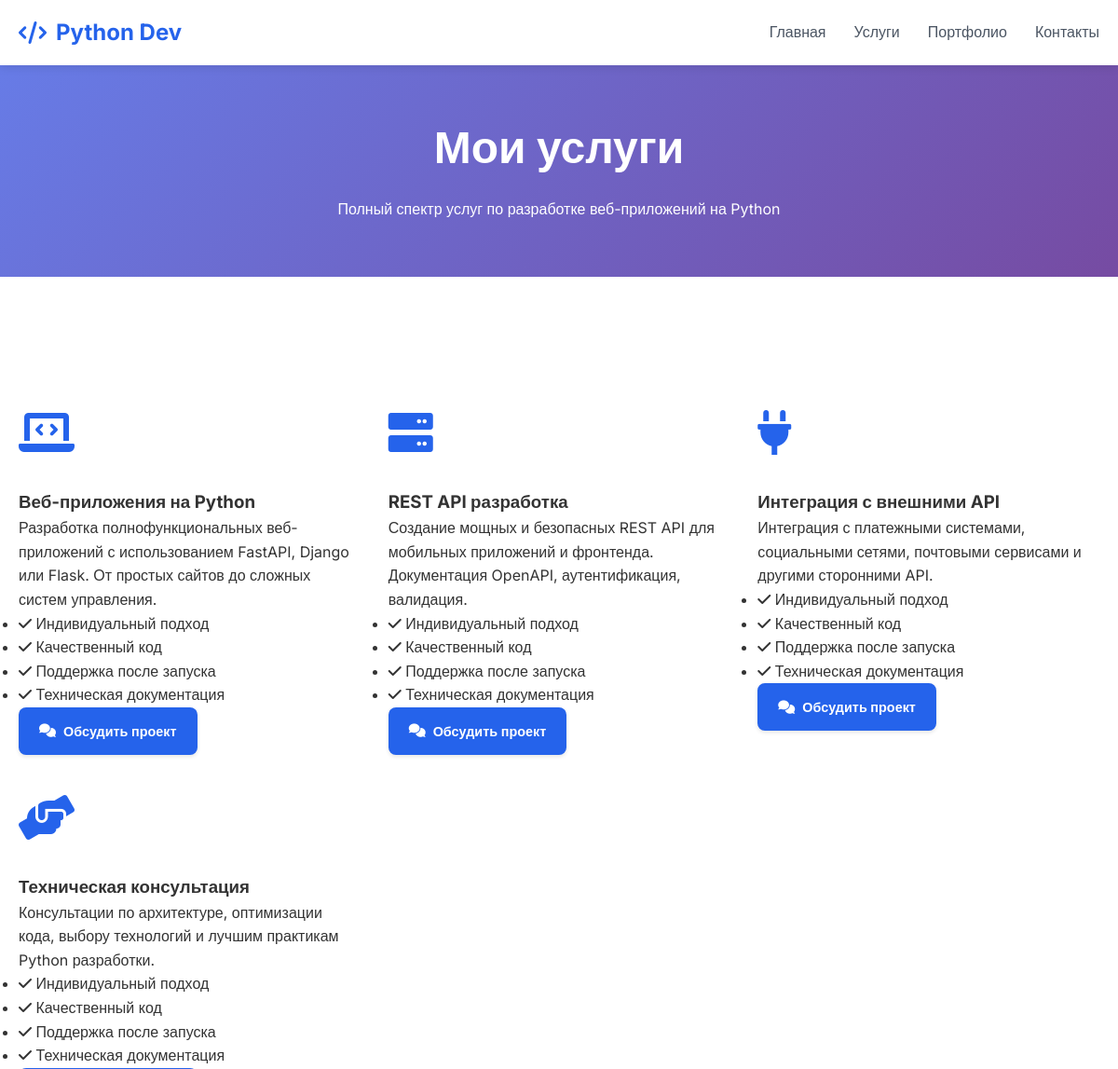
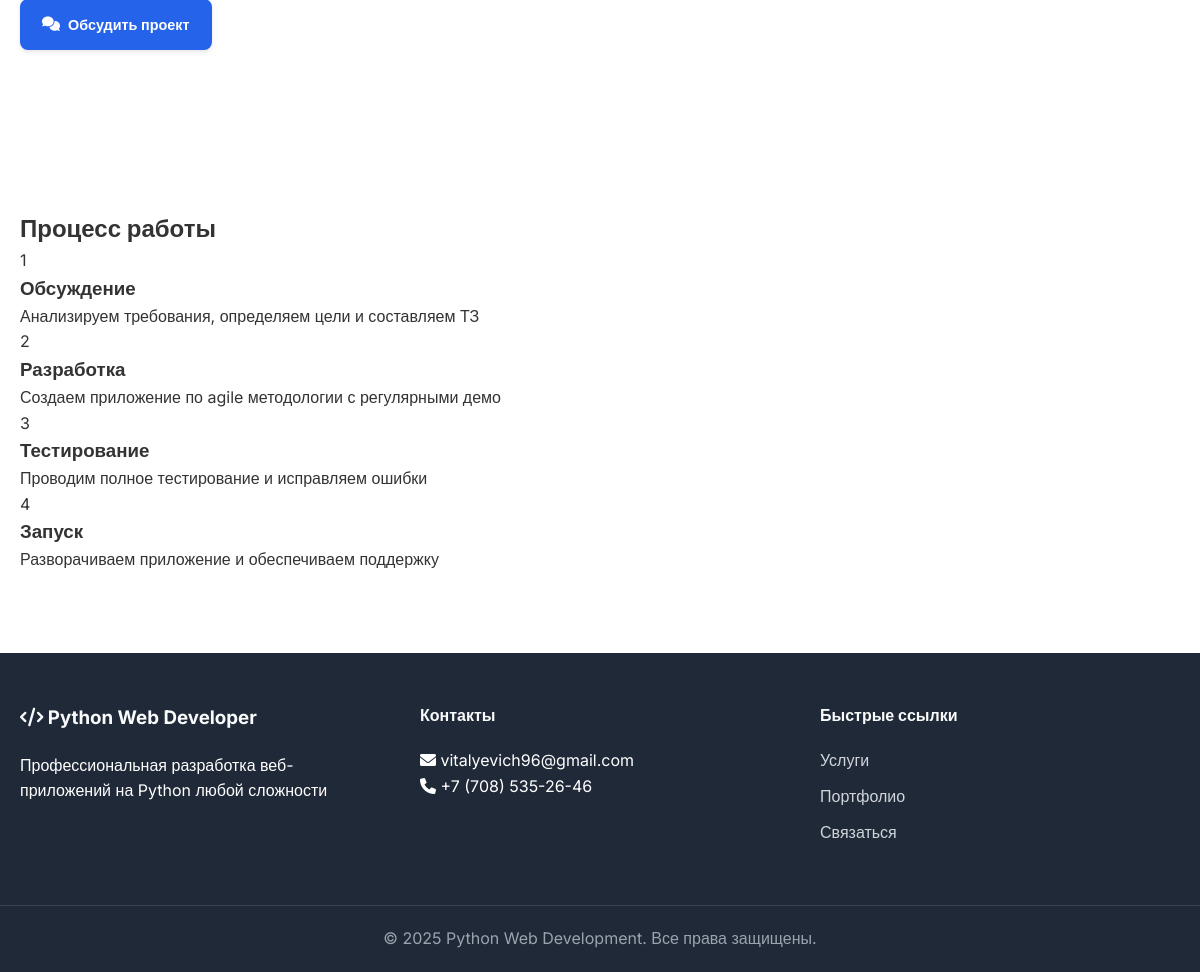
/services, run on the app's committed database (2 pictures, top to bottom).
### models.py (models this page shows)
class Service(Base):
    __tablename__ = "services"
    id = Column(Integer, primary_key=True, index=True)
    title = Column(String(100), nullable=False)
    description = Column(Text, nullable=False)
    icon = Column(String(50), default="fas fa-code")
    price_range = Column(String(100))
    featured = Column(Boolean, default=False)

### main.py (the view)
@app.get("/services", response_class=HTMLResponse)
async def services(request: Request, db: Session = Depends(database.get_db)):
    services_list = db.query(models.Service).all()
    return templates.TemplateResponse("services.html", {
        "request": request,
        "services": services_list
    })

### templates/services.html (shortened to what this page needs)
{% extends "base.html" %}
{% block content %}
<section class="page-header">
    <div class="container">
        <h1>Мои услуги</h1>
        <p>Полный спектр услуг по разработке веб-приложений на Python</p>
    </div>
</section>
<section class="services-list">
    <div class="container">
        <div class="services-grid">
            {% for service in services %}
            <div class="service-card-large">
                <div class="service-header">
                    <div class="service-icon">
                        <i class="{{ service.icon }}"></i>
                    </div>
                    <h3>{{ service.title }}</h3>
                </div>
                <div class="service-body">
                    <p>{{ service.description }}</p>
                    <ul class="service-features">
                        <li><i class="fas fa-check"></i> Индивидуальный подход</li>
                        <li><i class="fas fa-check"></i> Качественный код</li>
                        <li><i class="fas fa-check"></i> Поддержка после запуска</li>
                        <li><i class="fas fa-check"></i> Техническая документация</li>
                    </ul>
                </div>
                <div class="service-footer">
                    <a href="/contact?service={{ service.title }}" class="btn btn-primary">
                        <i class="fas fa-comments"></i> Обсудить проект
                    </a>
                </div>
            </div>
            {% endfor %}
        </div>
    </div>
</section>
<section class="process">
    <div class="container">
        <h2>Процесс работы</h2>
        <div class="process-steps">
            <div class="process-step">
                <div class="step-number">1</div>
                <h3>Обсуждение</h3>
                <p>Анализируем требования, определяем цели и составляем ТЗ</p>
            </div>
            <div class="process-step">
                <div class="step-number">2</div>
                <h3>Разработка</h3>
                <p>Создаем приложение по agile методологии с регулярными демо</p>
            </div>
            <div class="process-step">
                <div class="step-number">3</div>
                <h3>Тестирование</h3>
                <p>Проводим полное тестирование и исправляем ошибки</p>
            </div>
            <div class="process-step">
                <div class="step-number">4</div>
                <h3>Запуск</h3>
                <p>Разворачиваем приложение и обеспечиваем поддержку</p>
            </div>
        </div>
    </div>
</section>
{% endblock %}

### templates/base.html (shortened to what this page needs)
<!DOCTYPE html>
<html lang="ru">
<head>
    <link href="/static/css/style.css" rel="stylesheet">
    <link href="https://cdnjs.cloudflare.com/ajax/libs/font-awesome/6.0.0/css/all.min.css" rel="stylesheet">
</head>
<body>
    <nav class="navbar">
        <div class="nav-container">
            <a href="/" class="nav-logo">
                <i class="fas fa-code"></i>
                Python Dev
            </a>
            <div class="nav-menu">
                <a href="/" class="nav-link">Главная</a>
                <a href="/services" class="nav-link">Услуги</a>
                <a href="/portfolio" class="nav-link">Портфолио</a>
                <a href="/contact" class="nav-link">Контакты</a>
            </div>
        </div>
    </nav>
    <main>
        {% block content %}{% endblock %}
    </main>
    <footer class="footer">
        <div class="footer-container">
            <div class="footer-section">
                <h3><i class="fas fa-code"></i> Python Web Developer</h3>
                <p>Профессиональная разработка веб-приложений на Python любой сложности</p>
            </div>
            <div class="footer-section">
                <h4>Контакты</h4>
                <p><i class="fas fa-envelope"></i> vitalyevich96@gmail.com</p>
                <p><i class="fas fa-phone"></i> +7 (708) 535-26-46</p>
            </div>
            <div class="footer-section">
                <h4>Быстрые ссылки</h4>
                <a href="/services">Услуги</a>
                <a href="/portfolio">Портфолио</a>
                <a href="/contact">Связаться</a>
            </div>
        </div>
        <div class="footer-bottom">
            <p>&copy; 2025 Python Web Development. Все права защищены.</p>
        </div>
    </footer>
</body>
</html>

### static/css/style.css (style rules this page uses)
* { margin: 0; padding: 0; box-sizing: border-box; }
body { font-family: 'Inter', sans-serif; line-height: 1.6; color: #333; background-color: #fff; }
.container { max-width: 1200px; margin: 0 auto; padding: 0 20px; }
.navbar { background: #fff; box-shadow: 0 2px 10px rgba(0,0,0,0.1); position: fixed; width: 100%; top: 0; z-index: 1000; }
.nav-container { max-width: 1200px; margin: 0 auto; padding: 0 20px; display: flex; justify-content: space-between; align-items: center; height: 70px; }
.nav-logo { font-size: 1.5rem; font-weight: 700; color: #2563eb; text-decoration: none; display: flex; align-items: center; gap: 10px; }
.nav-menu { display: flex; gap: 30px; }
.nav-link { text-decoration: none; color: #4b5563; font-weight: 500; transition: color 0.3s; }
.btn { display: inline-flex; align-items: center; gap: 8px; padding: 12px 20px; border: none; border-radius: 8px; text-decoration: none; font-weight: 600; font-size: 0.9rem; transition: all 0.3s; cursor: pointer; box-shadow: 0 2px 4px rgba(0,0,0,0.1); }
.btn-primary { background: #2563eb; color: white; border: 2px solid #2563eb; }
section { padding: 80px 0; }
.skills-grid, .services-grid, .projects-grid { display: grid; grid-template-columns: repeat(auto-fit, minmax(300px, 1fr)); gap: 30px; margin-top: 50px; }
.skill-icon, .service-icon { font-size: 3rem; color: #2563eb; margin-bottom: 20px; }
.footer { background: #1f2937; color: white; padding: 50px 0 0; }
.footer-container { max-width: 1200px; margin: 0 auto; padding: 0 20px; display: grid; grid-template-columns: repeat(auto-fit, minmax(250px, 1fr)); gap: 40px; }
.footer-section h3, .footer-section h4 { margin-bottom: 20px; color: #f9fafb; }
.footer-section a { color: #d1d5db; text-decoration: none; display: block; margin-bottom: 10px; transition: color 0.3s; }
.footer-bottom { text-align: center; padding: 20px; margin-top: 50px; border-top: 1px solid #374151; color: #9ca3af; }
.page-header { background: linear-gradient(135deg, #667eea 0%, #764ba2 100%); color: white; padding: 120px 0 60px; text-align: center; }
.page-header h1 { font-size: 3rem; margin-bottom: 15px; }

### data on the page
Service: title "Веб-приложения на Python", description "Разработка полнофункциональных веб-приложений с использованием FastAPI, Django или Flask. От простых сайтов до сложных систем управления."
Service: title "REST API разработка", description "Создание мощных и безопасных REST API для мобильных приложений и фронтенда. Документация OpenAPI, аутентификация, валидация."
Service: title "Интеграция с внешними API", description "Интеграция с платежными системами, социальными сетями, почтовыми сервисами и другими сторонними API."
Service: title "Техническая консультация", description "Консультации по архитектуре, оптимизации кода, выбору технологий и лучшим практикам Python разработки."
